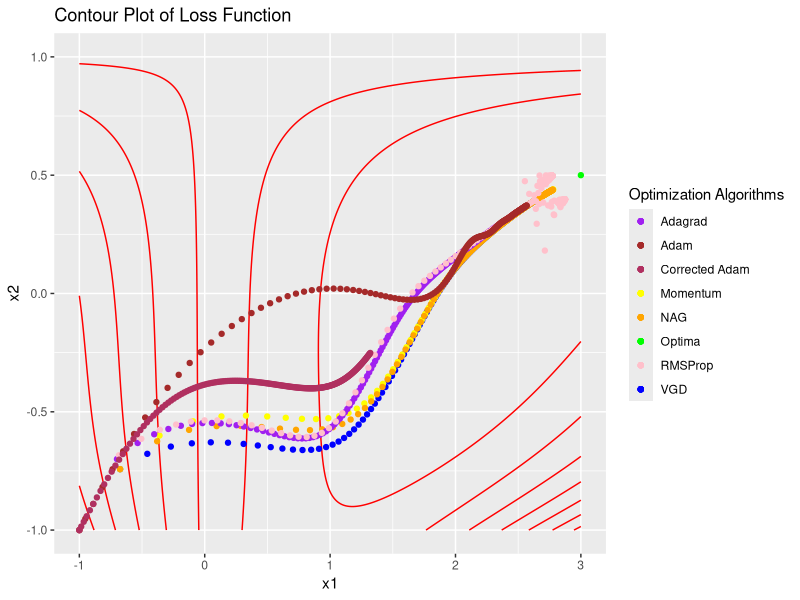

The R script that drew this image:
library(ggplot2)
##################
# HYPERPARAMETERS
##################
xx.star = matrix(c(3,0.5)) #true weights
x1_lower <- -1
x1_upper <- 3
x2_lower <- -1
x2_upper <- 1
num_iters <- 200 #number of iterations
alpha <- 0.01 #learning rate
xx_initial <- c(-1,-1)
#windows()

##################
# BEALE FUNCTION
##################
beale <- function(xx){
  # INPUT:
  # xx = c(x1, x2)
  x1 <- xx[1]
  x2 <- xx[2]	
  term1 <- (1.5 - x1 + x1*x2)^2
  term2 <- (2.25 - x1 + x1*x2^2)^2
  term3 <- (2.625 - x1 + x1*x2^3)^2
  y <- term1 + term2 + term3
  return(y)
}
beale_grad <- function(x){
    x1 <- x[1]
    x2 <- x[2]
    df1 <- 2 * (1.5 - x1 + x1 * x2) * (-1 + x2) + 2 * (2.25 - x1 + x1 * x2^2) * (-1 + x2^2) + 2 * (2.625 - x1 + x1 * x2^3) * (-1 + x2^3)
    df2 <- 2 * (1.5 - x1 + x1 * x2) * x1 + 2 * (2.25 - x1 + x1 * x2^2) * 2 * x1 * x2 + 2 * (2.625 - x1 + x1 * x2^3) * 3 * x1 * x2^2
    return(c(df1, df2))
}
####################
# PLOTTING FUNCTIONS
####################
convert_to_df <- function(xx_history, x1_lower, x1_upper, x2_lower,x2_upper) {
    xx_history_df <- data.frame(x1 = sapply(xx_history, `[`, 1),
                                x2 = sapply(xx_history, `[`, 2))
    xx_history_df$beale <- apply(xx_history_df, 1, function(b) {
        beale(b)
    })

    return (xx_history_df)
}
contour_plotting <- function(xx_history, x1_lower, x1_upper, x2_lower, x2_upper,algo_name="Optimized") {
    xx_history_df <- data.frame(x1 = sapply(xx_history, `[`, 1),
                                x2 = sapply(xx_history, `[`, 2))
    xx_history_df$beale <- apply(xx_history_df, 1, function(b) {
        beale(b)
    })  
    xx_grid <- expand.grid(x1 = seq(x1_lower, x1_upper, length.out = 500),
                            x2 = seq(x2_lower, x2_upper, length.out = 500))
    xx_grid$beale <- apply(xx_grid, 1, function(b) {
        beale(b)
    })

    xx.star_df <- data.frame(x1 = xx.star[1], x2 = xx.star[2])
    xx.star_df$beale <- apply(xx.star_df, 1, function(b) {
        beale(b)
    })

    windows()
    ggplot(xx_grid, aes(x1, x2, z = beale)) +
        geom_contour(color = "red",bins=100) +
        geom_point(data = xx_history_df,aes(x = x1, y = x2, color = algo_name), show.legend = TRUE) +
        geom_point(data=xx.star_df,aes(x = x1, y = x2,color="Optima"),show.legend = TRUE)+
        labs(x = expression(x1),
            y = expression(x2),
            title = "Contour Plot of Beale Function") +
        scale_x_continuous(limits = c(x1_lower, x1_upper)) +
        scale_y_continuous(limits = c(x2_lower, x2_upper)) +
        scale_color_manual(values = setNames(c("blue", "green"), c(algo_name, "Optima")))
        #theme_classic()
}
any2_contour_plotting <- function(xx_history1,xx_history2, x1_lower, x1_upper, x2_lower, x2_upper,name1="Method 1", name2 = "Method 2") {
    df1 <- convert_to_df(xx_history1,x1_lower,x1_upper,x2_lower,x2_upper)
    df2 <- convert_to_df(xx_history2,x1_lower,x1_upper,x2_lower,x2_upper) 
    xx_grid <- expand.grid(x1 = seq(x1_lower, x1_upper, length.out = 500),
                            x2 = seq(x2_lower, x2_upper, length.out = 500))
    xx_grid$beale <- apply(xx_grid, 1, function(b) {
        beale(b)
    })

    xx.star_df <- data.frame(x1 = xx.star[1], x2 = xx.star[2])
    xx.star_df$beale <- apply(xx.star_df, 1, function(b) {
        beale(b)
    })

    windows()
    ggplot(xx_grid, aes(x1, x2, z = beale)) +
        geom_contour(color = "red",bins=100) +
        geom_point(data = df1,aes(x = x1, y = x2, color = name1), show.legend = TRUE) +
        geom_point(data = df2,aes(x = x1, y = x2, color = name2), show.legend = TRUE) +
        geom_point(data=xx.star_df,aes(x = x1, y = x2,color="Optima"),show.legend = TRUE)+
        labs(x = expression(x1),
            y = expression(x2),
            title = "Contour Plot of Beale Function",
            color = "Legend") +
        scale_x_continuous(limits = c(x1_lower, x1_upper)) +
        scale_y_continuous(limits = c(x2_lower, x2_upper)) +
        scale_color_manual(values = setNames(c("red","blue","green"), c(name1, name2, "Optima")))
        #theme_classic()
}


##########################
# VANILLA GRADIENT DESCENT
##########################
vgd <- function(xx,num_iters,alpha){
    xx_history <- list(num_iters)
    xx_history[[1]] <- xx
    start <- Sys.time()
    for(i in 2:num_iters){
        gradient <- beale_grad(xx)
        xx <- xx - alpha *gradient
        xx_history[[i]] <- xx
    }
    end <- Sys.time()
    return(list(xx = xx,xx_history = xx_history, time = end-start))
}
vgd_output <- vgd(xx_initial,num_iters,alpha)
#contour_plotting(vgd_output$xx_history,x1_lower, x1_upper, x2_lower, x2_upper)

##################
# MOMENTUM
##################
momentum_gd <- function(xx, num_iters, alpha,gamma){
    xx_history <- list(num_iters)
    xx_history[[1]] <- xx
    start <- Sys.time()
    prev_upd <- 0
    for(i in 2:num_iters){
        gradient <- beale_grad(xx)
        prev_upd <- alpha*gradient + gamma*prev_upd
        xx <- xx - prev_upd
        xx_history[[i]] <- xx
    }
    end <- Sys.time()
    return(list(xx = xx,xx_history = xx_history, time = end-start))
}
gamma <- 0.3
momentum_output <- momentum_gd(xx_initial,num_iters,alpha,gamma)
#contour_plotting(momentum_output$xx_history,x1_lower, x1_upper, x2_lower, x2_upper,"Momentum")
#any2_contour_plotting(vgd_output$xx_history,momentum_output$xx_history,x1_lower,x1_upper,x2_lower,x2_upper,"Vanilla GD","Momentum GD")

##################
# NAG- NESTEROV ACCELERATED GRADIENT
##################
nag_gd <- function(xx, num_iters, alpha,gamma){
    xx_history <- list(num_iters)
    xx_history[[1]] <- xx
    start <- Sys.time()
    prev_upd <- 0
    for(i in 2:num_iters){
        gradient <- beale_grad(xx-gamma*prev_upd)
        prev_upd <- alpha*gradient + gamma*prev_upd
        xx <- xx - prev_upd
        xx_history[[i]] <- xx
    }
    end <- Sys.time()
    return(list(xx = xx,xx_history = xx_history, time = end-start))
}
gamma <- 0.3
nag_output <- nag_gd(xx_initial,num_iters,alpha,gamma)
#contour_plotting(nag_output$xx_history,x1_lower, x1_upper, x2_lower, x2_upper,"NAG")

##################
# ADAGRAD
##################
adagrad <- function(xx, num_iters, alpha,epsilon) {
    xx_history <- list(num_iters)
    xx_history[[1]] <- xx
    G <- c(rep(0,length(xx)))
    start <- Sys.time()
    for(i in 2:num_iters){
        gradient <- beale_grad(xx)
        update <- c(rep(0,length(xx)))
        for(j in 1:length(gradient)){
            G[j] <- G[j] + (gradient[j])^2
            update[j] <- alpha*gradient[j]/sqrt(G[j]+epsilon)
        }
        xx <- xx - update
        xx_history[[i]] <- xx
    }
    end <- Sys.time()
    return(list(xx = xx,xx_history = xx_history, time = end-start))
}

alpha <- 0.3
epsilon <- 1e-8
adagrad_output <- adagrad(xx_initial,num_iters,alpha,epsilon)
#contour_plotting(adagrad_output$xx_history,x1_lower, x1_upper, x2_lower, x2_upper,"Adagrad")

##################
# RMSPROP
##################
rmsprop <- function(xx, num_iters, alpha,epsilon, gamma) {
    xx_history <- list(num_iters)
    xx_history[[1]] <- xx
    G <- c(rep(0,length(xx)))
    start <- Sys.time()
    for(i in 2:num_iters){
        gradient <- beale_grad(xx)
        update <- c(rep(0,length(xx)))
        for(j in 1:length(gradient)){
            G[j] <- gamma*G[j] + (1-gamma)*(gradient[j])^2
            update[j] <- alpha*gradient[j]/sqrt(G[j]+epsilon)
        }
        xx <- xx - update
        xx_history[[i]] <- xx
    }
    end <- Sys.time()
    return(list(xx = xx,xx_history = xx_history, time = end-start))
}
alpha <- 0.1
epsilon <- 1e-8
gamma <- 0.9
rmsprop_output <- rmsprop(xx_initial,num_iters,alpha,epsilon,gamma)
#contour_plotting(rmsprop_output$xx_history,x1_lower, x1_upper, x2_lower, x2_upper,"RMSProp")

##################
# ADAM
##################
adam <- function(xx, num_iters, alpha,epsilon,beta1, beta2) {
    xx_history <- list(num_iters)
    xx_history[[1]] <- xx
    v <- c(rep(0,length(xx)))
    m <- c(rep(0,length(xx)))
    start <- Sys.time()
    for(i in 2:num_iters){
        gradient <- beale_grad(xx)
        update <- c(rep(0,length(xx)))
        for(j in 1:length(gradient)){
            v[j] <- beta2*v[j] + (1-beta2)*(gradient[j])^2
            m[j] <- beta1*m[j] + (1-beta1)*(gradient[j])
            update[j] <- alpha*m[j]/sqrt(v[j]+epsilon)
        }
        xx <- xx - update
        xx_history[[i]] <- xx
    }
    end <- Sys.time()
    return(list(xx = xx,xx_history = xx_history, time = end-start))
}
alpha <- 0.015
epsilon <- 1e-8
beta1 <- 0.9
beta2 <- 0.999
adam_output <- adam(xx_initial,num_iters,alpha,epsilon,beta1,beta2)
#contour_plotting(adam_output$xx_history,x1_lower, x1_upper, x2_lower, x2_upper,"Adam")

##################
# ADAM - BIAS CORRECTED
##################
corrected_adam <- function(xx, num_iters, alpha,epsilon,beta1, beta2) {
    xx_history <- list(num_iters)
    xx_history[[1]] <- xx
    v <- c(rep(0,length(xx)))
    m <- c(rep(0,length(xx)))
    start <- Sys.time()
    for(i in 2:num_iters){
        gradient <- beale_grad(xx)
        update <- c(rep(0,length(xx)))
        for(j in 1:length(gradient)){
            v[j] <- beta2*v[j] + (1-beta2)*(gradient[j])^2
            m[j] <- beta1*m[j] + (1-beta1)*(gradient[j])
            update[j] <- alpha*(m[j]/(1-beta1))/sqrt((v[j]/(1-beta2))+epsilon)
        }
        xx <- xx - update
        xx_history[[i]] <- xx
    }
    end <- Sys.time()
    return(list(xx = xx,xx_history = xx_history, time = end-start))
}

alpha <- 0.015
epsilon <- 1e-8
beta1 <- 0.9
beta2 <- 0.999
corrected_adam_output <- corrected_adam(xx_initial,num_iters,alpha,epsilon,beta1,beta2)
#contour_plotting(corrected_adam_output$xx_history,x1_lower, x1_upper, x2_lower, x2_upper,"Corrected Adam")

##################
# COMPILED RESULTS
##################
compiled_results <- data.frame(
    methods = c('Vanilla','Momentum','NAG','Adagrad','RMSprop','Adam','Corrected Adam'),
    time = c(vgd_output$time,momentum_output$time,nag_output$time,adagrad_output$time,rmsprop_output$time,adam_output$time,corrected_adam_output$time),
    function_value = c(beale(vgd_output$xx),beale(momentum_output$xx),beale(nag_output$xx),beale(adagrad_output$xx),beale(rmsprop_output$xx),beale(adam_output$xx),beale(corrected_adam_output$xx))
)
print(compiled_results)
print(paste("Function Value at minima: ",beale(xx.star)))

##################
# COMMON PLOT
##################
xx_grid <- expand.grid(x1 = seq(x1_lower, x1_upper, length.out = 500),
                        x2 = seq(x2_lower, x2_upper, length.out = 500))
xx_grid$beale <- apply(xx_grid, 1, function(b) {
    beale(b)
})
xx.star_df <- data.frame(x1 = xx.star[1], x2 = xx.star[2])
xx.star_df$beale <- apply(xx.star_df, 1, function(b) {
    beale(b)
})

vgd_df <- convert_to_df(vgd_output$xx_history, x1_lower, x1_upper, x2_lower, x2_upper)
momentum_df <- convert_to_df(momentum_output$xx_history, x1_lower, x1_upper, x2_lower, x2_upper)
nag_df <- convert_to_df(nag_output$xx_history, x1_lower, x1_upper, x2_lower, x2_upper)
adagrad_df <- convert_to_df(adagrad_output$xx_history, x1_lower, x1_upper, x2_lower, x2_upper)
rmsprop_df <- convert_to_df(rmsprop_output$xx_history, x1_lower, x1_upper, x2_lower, x2_upper)
adam_df <- convert_to_df(adam_output$xx_history, x1_lower, x1_upper, x2_lower, x2_upper)
corrected_adam_df <- convert_to_df(corrected_adam_output$xx_history, x1_lower, x1_upper, x2_lower, x2_upper)

color_maps = c(
    "VGD" = "blue", 
    "Momentum" = "yellow",
    "NAG" = "orange",
    "Adagrad" = "purple",
    "RMSProp" = "pink",
    "Adam" = "brown",
    "Corrected Adam" = "maroon",
    "Optima" = "green"
)
windows()
ggplot(xx_grid, aes(x1, x2, z = beale)) +
    geom_contour(color = "red") +
    geom_point(data = vgd_df,aes(x = x1, y = x2, color="VGD"), show.legend = TRUE) +
    geom_point(data = momentum_df,aes(x = x1, y = x2, color="Momentum"), show.legend = TRUE) +
    geom_point(data = nag_df,aes(x = x1, y = x2, color="NAG"), show.legend = TRUE) +
    geom_point(data = adagrad_df,aes(x = x1, y = x2, color="Adagrad"), show.legend = TRUE) +
    geom_point(data = rmsprop_df,aes(x = x1, y = x2, color="RMSProp"), show.legend = TRUE) +
    geom_point(data = adam_df,aes(x = x1, y = x2, color="Adam"), show.legend = TRUE) +
    geom_point(data = corrected_adam_df,aes(x = x1, y = x2, color="Corrected Adam"), show.legend = TRUE) +
    geom_point(data=xx.star_df,aes(x = x1, y = x2, color="Optima"), show.legend = TRUE)+
    labs(x = expression(x1),
        y = expression(x2),
        title = "Contour Plot of Loss Function",
        color = "Optimization Algorithms") +
    scale_x_continuous(limits = c(x1_lower, x1_upper)) +
    scale_y_continuous(limits = c(x2_lower, x2_upper)) +
    scale_color_manual(values = color_maps)
    #theme_classic()
